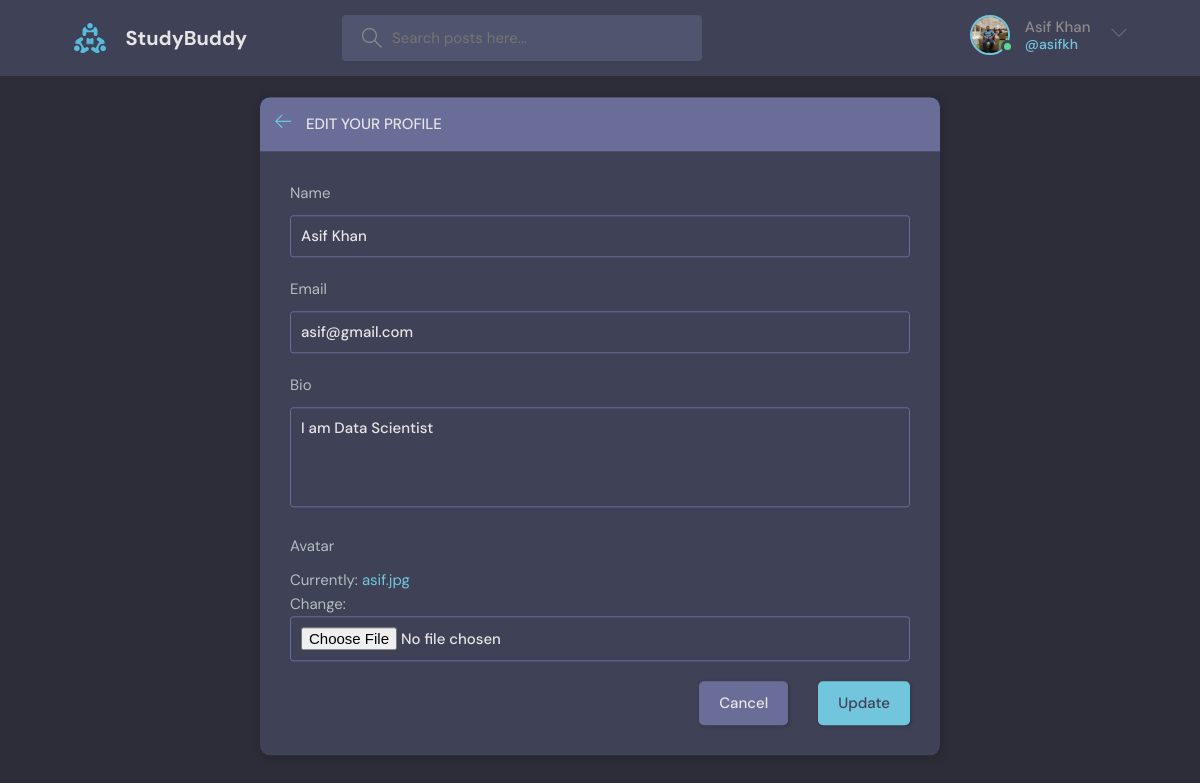
The page /update-user/ (signed in) on the database its author committed.
### base/models.py (models this page shows)
class User(AbstractUser):
        name = models.CharField(max_length=200,null=True)
        email = models.EmailField(unique=True,null=True)
        bio = models.TextField(null=True)
        avatar = models.ImageField(null=True, default="avatar.svg")
        USERNAME_FIELD = 'email'
        REQUIRED_FIELDS = []

### base/views.py (the view)
# urls.py: path('update-user/', views.updateUser, name="update-user"),
@login_required(login_url='login')
def updateUser(request):
     user= request.user
     form = UserForm(instance=user)
     if request.method =='POST':
          form = UserForm(request.POST,request.FILES ,instance=user)
          if form.is_valid():
               form.save()
               return redirect('user-profile', pk=user.id)
     context = {'form':form}
     return render(request,'base/update-user.html',context)

### base/forms.py
class UserForm(ModelForm):
    class Meta:
        model = User
        fields = ['name','email','bio','avatar']

### base/templates/base/update-user.html (shortened to what this page needs)
{% extends 'main.html' %}
{% block content %}
    <main class="update-account layout">
        <div class="container">
            <div class="layout__box">
                <div class="layout__boxHeader">
                    <div class="layout__boxTitle">
                        <a href="{{request.META.HTTP_REFERER}}">
                            <svg version="1.1" xmlns="http://www.w3.org/2000/svg" width="32" height="32"
                                viewBox="0 0 32 32">
                                <title>arrow-left</title>
                                <path
                                    d="M13.723 2.286l-13.723 13.714 13.719 13.714 1.616-1.611-10.96-10.96h27.625v-2.286h-27.625l10.965-10.965-1.616-1.607z">
                                </path>
                            </svg>
                        </a>
                        <h3>Edit your profile</h3>
                    </div>
                </div>
                <div class="layout__body">
                    <form class="form" action="" method="POST" enctype="multipart/form-data">
                      {% for field in form %}
                        <div class="form__group">
                            <label for="profile_pic">{{field.label}}</label>
                            {{field}}
                        </div>
                        {% endfor %}
                        <div class="form__action">
                            <a class="btn btn--dark" href="{% url 'home' %}">Cancel</a>
                            <button class="btn btn--main" type="submit">Update</button>
                        </div>
                    </form>
                </div>
            </div>
        </div>
    </main>
{% endblock content %}

### templates/navbar.html (shortened to what this page needs)
{% load static %}
<header class="header header--loggedIn">
    <div class="container">
      <a href="{% url 'home' %}" class="header__logo">
        <img src="{% static 'images/logo.svg' %}" />
        <h1>StudyBuddy</h1>
      </a>
      <form class="header__search" method="GET" action="{% url 'home' %}">
        <label>
          <input type="text" name="q" placeholder="Search posts here..." />
        </label>
      </form>
      <nav class="header__menu">
        {% if request.user.is_authenticated %}
        <div class="header__user">
          <a href="{% url 'update-user' %}">
            <div class="avatar avatar--medium active">
              <img src="{{request.user.avatar.url}}" />
            </div>
            <p>{{request.user.name}} <span>@{{request.user.username}}</span></p>
          </a>
          <button class="dropdown-button">
            <svg version="1.1" xmlns="http://www.w3.org/2000/svg" width="32" height="32" viewBox="0 0 32 32">
              <title>chevron-down</title>
              <path d="M16 21l-13-13h-3l16 16 16-16h-3l-13 13z"></path>
            </svg>
          </button>
        </div>
        {% else %}
        <a href="{% url 'login' %}">
          <img src="{% static 'images/avatar.svg' %}" />
          <p>Login</p>
        </a>
        {% endif %}
      </nav>
    </div>
  </header>

### rows shown on the page
User: user.avatar (picture), user.name "Asif Khan", user.username "asifkh", form "Asif Khan" "asif@gmail.com" "I am Data Scientist"

### other values the page prints
{{ field.label }} "Name" "Email" "Bio" "Avatar"
